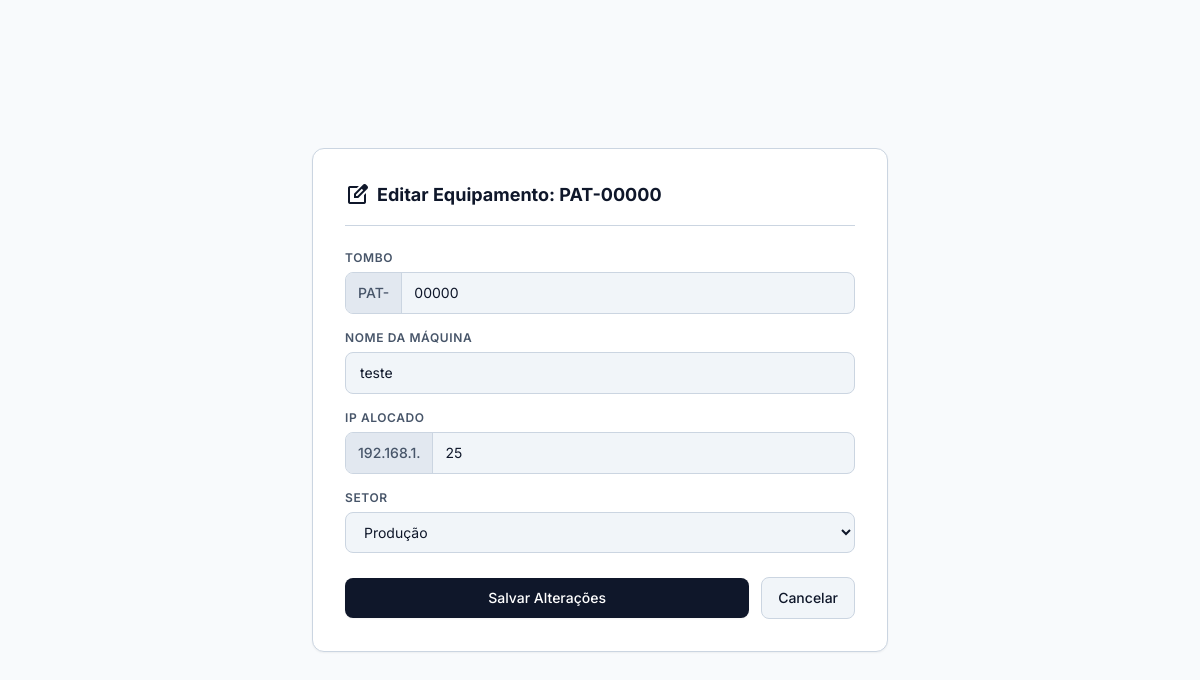
Page /painel/editar/1/ (signed in) on the earlier database version.
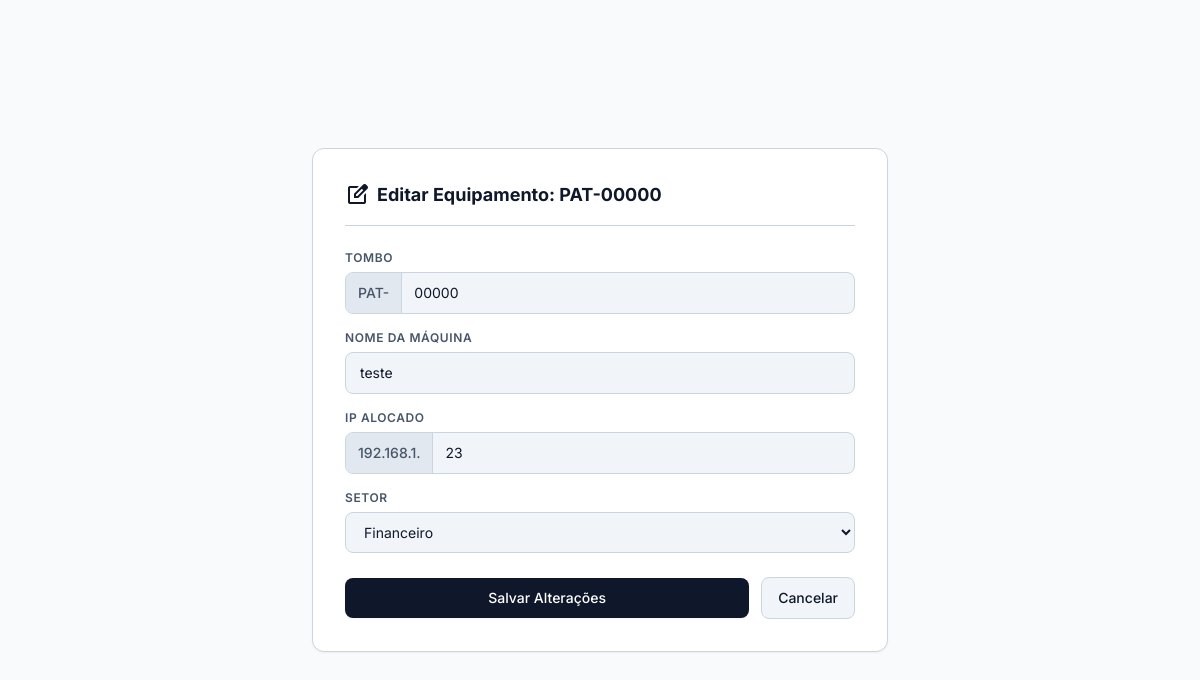
Same page on the later database version.
### core/models.py (models this page shows, shortened)
class Equipamento(models.Model):
    tombo = models.CharField(max_length=6, unique=True, verbose_name="Tombo")
    nome_maquina = models.CharField(max_length=100, unique=True, verbose_name="Nome da Máquina")
    ip_alocado = models.IntegerField(verbose_name="IP Alocado (Final)")
    setor = models.CharField(max_length=50, verbose_name="Setor")

### core/views.py (the view, shortened to what this page needs)
# urls.py: path('painel/editar/<int:pk>/', views.editar_patrimonio, name='editar_patrimonio'),
@login_required(login_url='login_ti')
def editar_patrimonio(request, pk):
    equipamento = get_object_or_404(Equipamento, pk=pk)
    return render(request, 'core/editar_patrimonio.html', {'equipamento': equipamento})

### core/templates/core/editar_patrimonio.html (shortened to what the changed rows need)
<!DOCTYPE html>
<html lang="pt-BR">
<head>
  <script src="https://cdn.tailwindcss.com"></script>
  <script id="tailwind-config">
    tailwind.config = {
      darkMode: "class",
      theme: {
        extend: {
          colors: {
            "surface": "#f8fafc",
            "surface-container": "#f1f5f9",
            "surface-container-high": "#e2e8f0",
            "surface-container-highest": "#cbd5e1",
            "surface-container-lowest": "#ffffff",
            "primary": "#0f172a",
            "on-primary": "#ffffff",
            "primary-container": "#1e293b",
            "on-primary-container": "#e2e8f0",
            "secondary": "#475569",
            "secondary-container": "#e0f2fe",
            "on-secondary-container": "#0369a1",
            "outline": "#94a3b8",
            "outline-variant": "#cbd5e1",
            "error": "#ef4444",
            "on-error": "#ffffff",
            "on-surface": "#0f172a",
            "on-surface-variant": "#475569"
          },
          fontFamily: {
            "body": ["Inter", "sans-serif"],
            "mono": ["JetBrains Mono", "monospace"]
          }
        }
      }
    }
  </script>
</head>
<body class="bg-surface font-body text-on-surface antialiased min-h-screen flex flex-col items-center justify-center p-6">
  <div class="max-w-xl w-full bg-surface-container-lowest border border-outline-variant rounded-xl p-8 shadow-sm flex flex-col gap-6">
    <div class="flex items-center justify-between border-b border-outline-variant pb-4">
      <div class="flex items-center gap-2">
        <span class="material-symbols-outlined text-primary text-[24px]">edit_square</span>
        <h1 class="font-bold text-primary text-lg">Editar Equipamento: PAT-{{ equipamento.tombo }}</h1>
      </div>
    </div>
    <form method="POST" class="flex flex-col gap-4">
      <div class="flex flex-col gap-1.5">
        <div class="flex items-center bg-surface-container border border-outline-variant rounded-lg overflow-hidden">
          <span class="text-sm font-medium text-on-surface-variant px-3 bg-surface-container-high py-2.5 border-r border-outline-variant">PAT-</span>
          <input class="w-full bg-transparent px-3 py-2.5 text-sm text-on-surface focus:outline-none" id="input-tombo" name="tombo" maxlength="6" value="{{ equipamento.tombo }}" type="text" required>
        </div>
      </div>
      <div class="flex flex-col gap-1.5">
        <label class="text-xs font-semibold text-on-surface-variant uppercase tracking-wider" for="input-nome-maquina">Nome da Máquina</label>
        <input class="w-full bg-surface-container border border-outline-variant rounded-lg px-3.5 py-2.5 text-sm text-on-surface focus:outline-none" id="input-nome-maquina" name="nome_maquina" value="{{ equipamento.nome_maquina }}" type="text" required>
      </div>
      <div class="flex flex-col gap-1.5">
        <div class="flex items-center bg-surface-container border border-outline-variant rounded-lg overflow-hidden">
          <span class="text-sm font-medium text-on-surface-variant px-3 bg-surface-container-high py-2.5 border-r border-outline-variant">192.168.1.</span>
          <input class="w-full bg-transparent px-3 py-2.5 text-sm text-on-surface focus:outline-none" id="input-ip" name="ip_alocado" max="254" min="1" value="{{ equipamento.ip_alocado }}" type="number" required>
        </div>
      </div>
      <div class="flex flex-col gap-1.5">
        <label class="text-xs font-semibold text-on-surface-variant uppercase tracking-wider" for="select-setor">Setor</label>
        <select class="w-full bg-surface-container border border-outline-variant rounded-lg px-3.5 py-2.5 text-sm text-on-surface focus:outline-none cursor-pointer" id="select-setor" name="setor" required>
          <option value="Produção" {% if equipamento.setor == "Produção" %}selected{% endif %}>Produção</option>
          <option value="Financeiro" {% if equipamento.setor == "Financeiro" %}selected{% endif %}>Financeiro</option>
        </select>
      </div>
    </form>
  </div>
</body>
</html>

Differences in the rows shown:
changed Equipamento "teste": ip_alocado "25" → "23"; setor "Produção" → "Financeiro"
